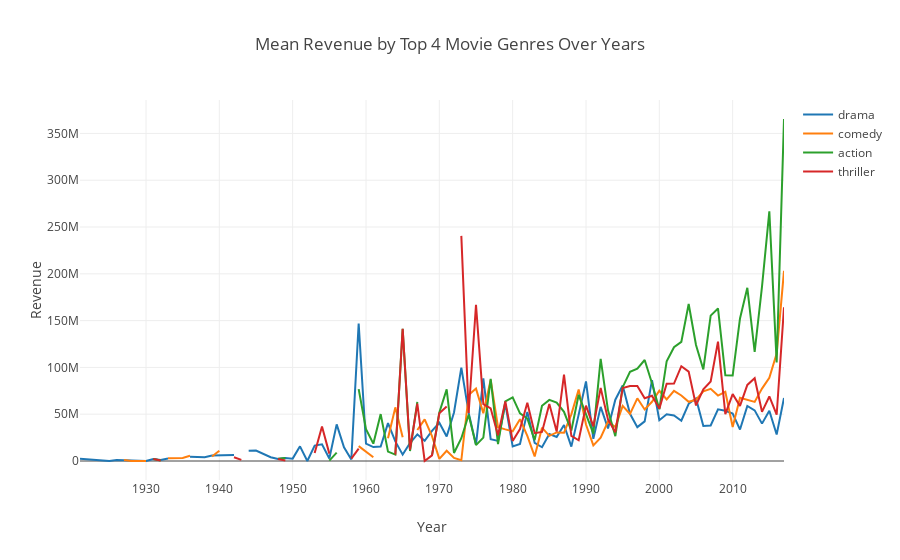

Notebook code cell kept with this figure:
### Code cell
# Mean revenue over years by top 4 genres 

data = [go.Scatter(x=revenue_concat.index, y=revenue_concat.drama, name='drama'), go.Scatter(x=revenue_concat.index, y=revenue_concat.comedy, name='comedy'),
       go.Scatter(x=revenue_concat.index, y=revenue_concat.action, name='action'),go.Scatter(x=revenue_concat.index, y=revenue_concat.thriller, name='thriller')]
layout = go.Layout(dict(title = 'Mean Revenue by Top 4 Movie Genres Over Years',
                  xaxis = dict(title = 'Year'),
                  yaxis = dict(title = 'Revenue'),
                  ),legend=dict(
                orientation="v"))
py.iplot(dict(data=data, layout=layout))
